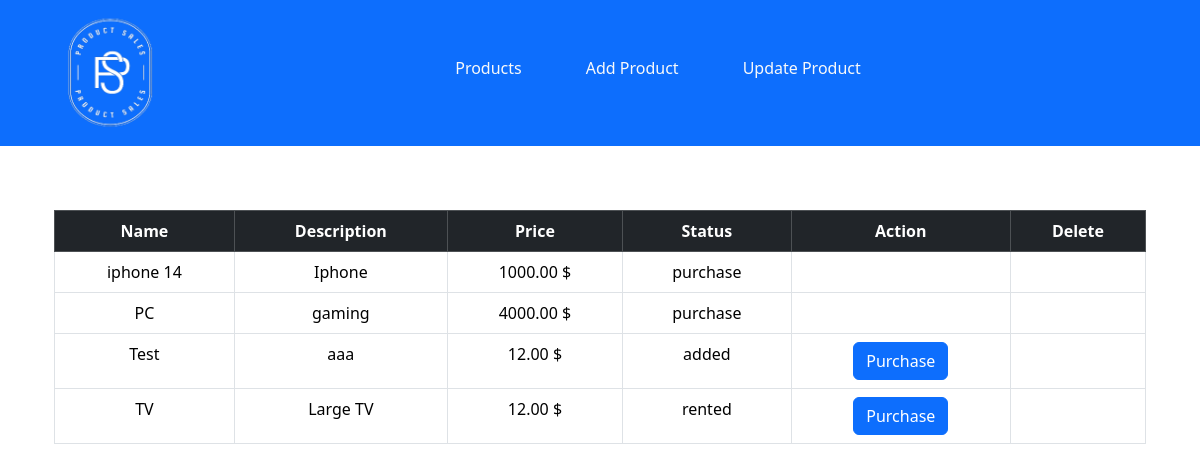
/history (signed in), run on the app's committed database.
### projectApp/models.py (models this page shows, shortened)
class Purchase(models.Model):
    user = models.ForeignKey(User, on_delete=models.CASCADE)
    product = models.ForeignKey(Product, on_delete=models.CASCADE)
    date_purchased = models.DateTimeField(auto_now_add=True)
    status = models.CharField(max_length=200, default="pending")

class Product(models.Model):
    name = models.CharField( max_length=200)
    description = models.CharField(max_length=200)
    price = models.DecimalField(max_digits=100, decimal_places=2)
    users = models.ManyToManyField(User, through='Purchase')
    image = models.CharField(max_length=30 , null=True , default="https://placehold.co/500x300")

### projectApp/views.py (the view)
# urls.py: path('history', views.history, name='history'),
@login_required
def history(request):
    user = User.objects.get(id=request.user.id)
    purchases = Purchase.objects.filter(user=user)
    return render(request, 'projectApp/history.html', {'purchases': purchases})

### projectApp/templates/projectApp/history.html (shortened to what this page needs)
{% extends 'projectApp/base.html' %} {% block content %}
<div class="container mt-3">
  {% load bootstrap_icons %}
  <table class="table table-bordered mr-5 table-hover">
    <thead class="table-dark">
      <th>Name</th>
      <th>Description</th>
      <th>Price</th>
      <th>Status</th>
      <th>Action</th>
      <th>Delete</th>
    </thead>
    {% for purchase in purchases %}
    <tr>
      <td>{{ purchase.product.name }}</td>
      <td>{{ purchase.product.description }}</td>
      <td>{{ purchase.product.price }} $</td>
      <td>{{ purchase.status }}</td>
      {% if purchase.status == 'rented' or purchase.status == 'added' %}
      <td>
        <a
          href="{% url 'updated-purchase' purchase.id %}"
          class="btn btn-primary"
          >Purchase</a
        >
      </td>
      {% else %}
      <td></td>
      {% endif %}
      <td>
      </td>
    </tr>
    {% endfor %}
  </table>
</div>
{% endblock %}

### projectApp/templates/projectApp/base.html (shortened to what this page needs)
{% load static %} {% load bootstrap_icons %}
<!DOCTYPE html>
<html>
  <head>
    {% load bootstrap5 %} {% bootstrap_css %} {% bootstrap_javascript %}
  </head>
  <body class="d-flex flex-column text-center vh-100">
    <nav class="navbar navbar-expand-lg bg-primary py-2 text-white">
      <div class="container-fluid mx-5">
        <a class="navbar-brand" href="{% url 'products' %}">
          <img
            src="{% static 'projectApp/images/logo.png' %}"
            style="height: 120px; width: 100px"
            alt="Logo"
          />
        </a>
        <div
          class="collapse navbar-collapse justify-content-center"
          id="navbarNav"
        >
          <ul class="navbar-nav gap-5 justify-content-center flex-fill">
            <li class="nav-item">
              <a class="nav-link link-light font h4" href="{% url 'products' %}"
                >Products</a
              >
            </li>
            <li class="nav-item">
              <a class="nav-link link-light h4" href="{% url 'add' %}"
                >Add Product</a
              >
            </li>
            <li class="nav-item">
              <a class="nav-link link-light h4" href="{% url 'update' %}"
                >Update Product</a
              >
            </li>
          </ul>
        </div>
      </div>
    </nav>
    <div class="container mt-5">
      {% block content %} {% endblock %}
</html>

### data on the page
Purchase: product.name "iphone 14", product.description "Iphone", product.price "1000.00", status "purchase"
Purchase: product.name "PC", product.description "gaming", product.price "4000.00", status "purchase"
Purchase: product.name "Test", product.description "aaa", product.price "12.00", status "added", shows "Purchase"
Purchase: product.name "TV", product.description "Large TV", product.price "12.00", status "rented", shows "Purchase"
